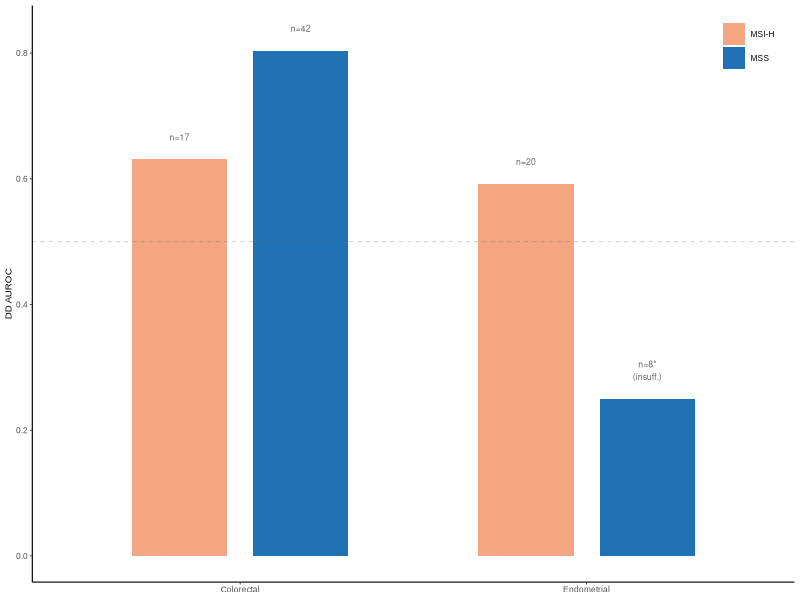
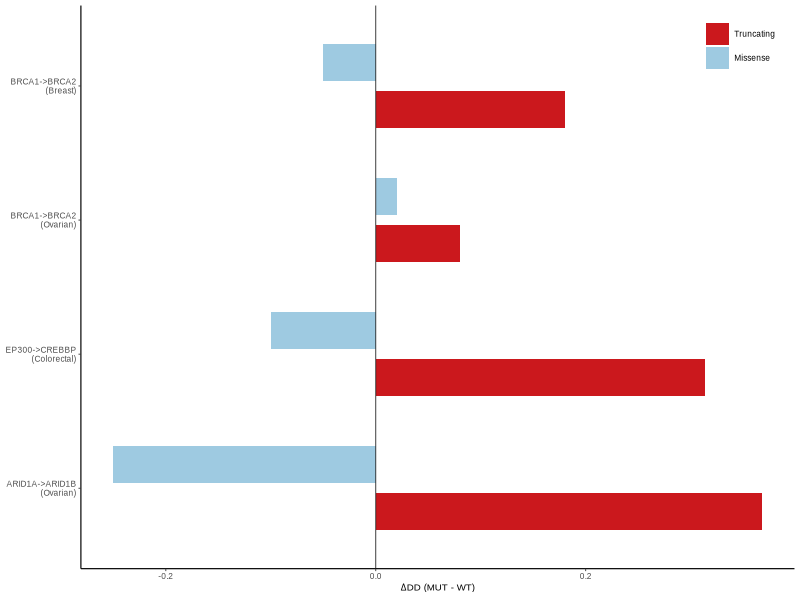
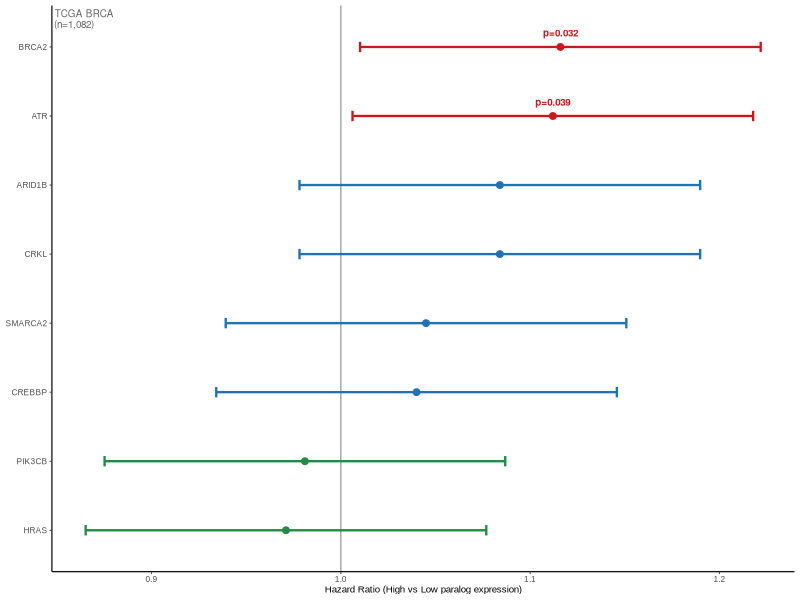
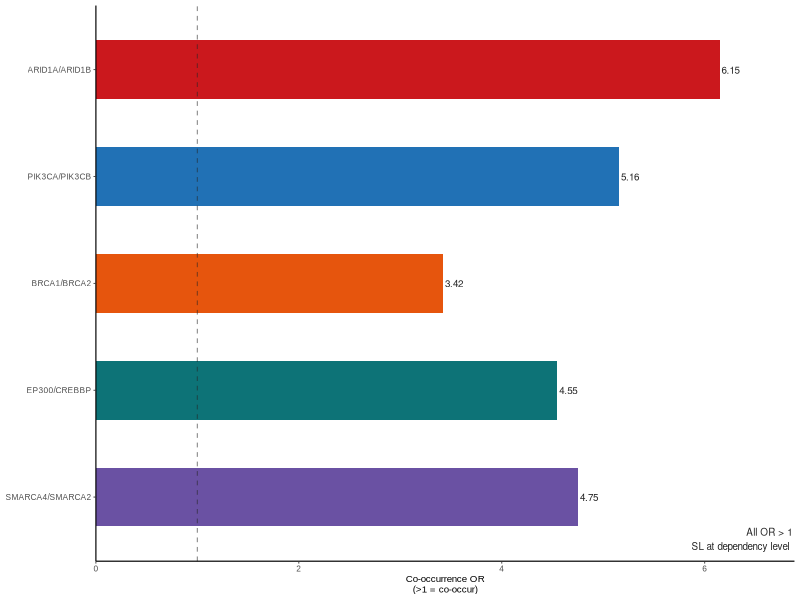
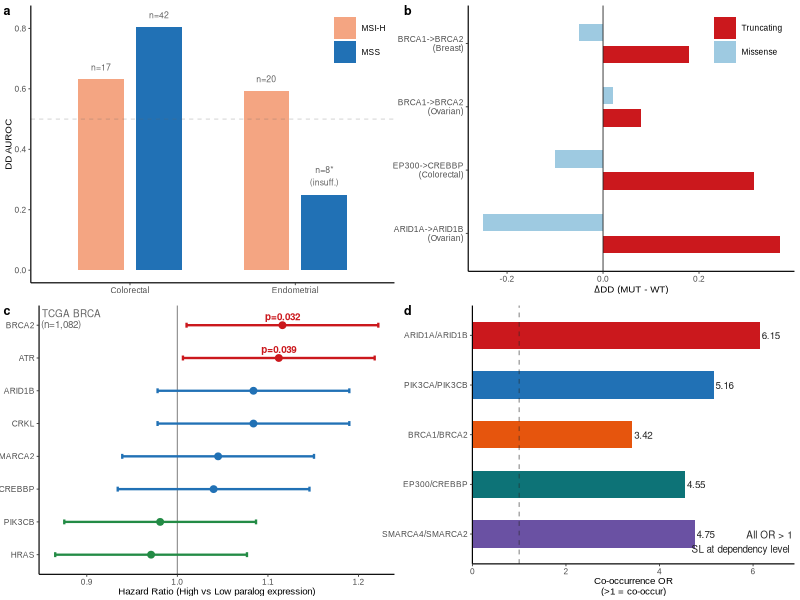
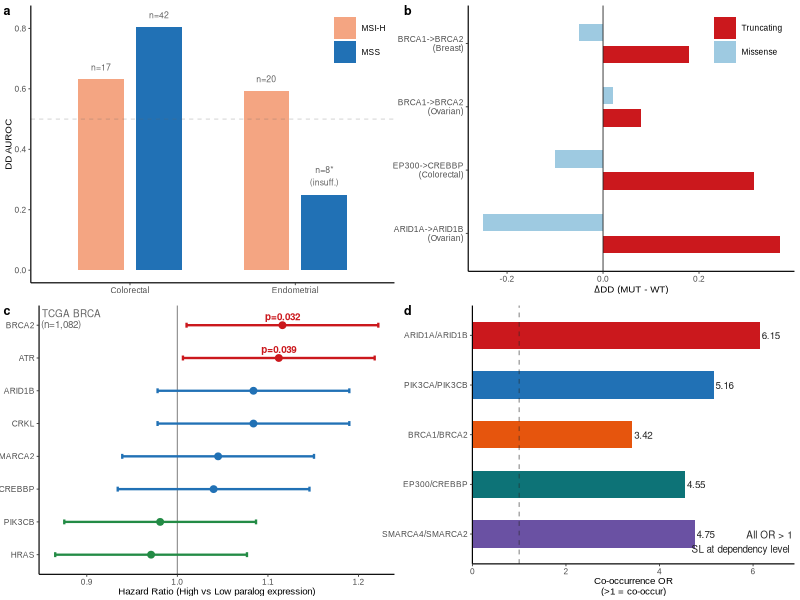
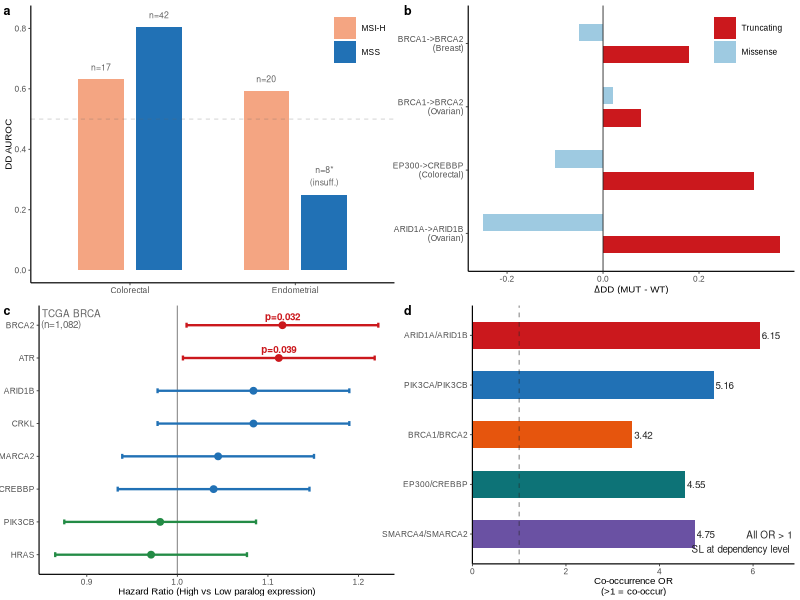

Write R code to recreate these figures, in order.
# Fig3 — Clinical Stratification (R)
# Purpose: 4 individual 90×90mm panels → cowplot → 180×180mm composite
# Usage:   Rscript R_fig3.R
library(ggplot2)
library(cowplot)
library(dplyr)
library(tidyr)
library(readr)

# ── Constants ──
BASE_FS <- 7; TICK_FS <- 6; LEGEND_FS <- 6
PANEL_W <- 90; PANEL_H <- 90
OUT_DIR <- "paralog_sl_predictor/output/figures"
dir.create(OUT_DIR, showWarnings = FALSE, recursive = TRUE)

# ── Colors ──
BLUE  <- "#2171B5"; RED   <- "#CB181D"; GREEN <- "#238B45"
ORANGE <- "#E6550D"; PURPLE <- "#6A51A3"
GRAY  <- "#636363"; DARK  <- "#252525"

# ── Theme ──
theme_sci <- theme_classic(base_size = 7, base_family = "Arial") + theme(
  panel.grid = element_blank(),
  axis.line    = element_line(linewidth = 0.4),
  axis.ticks   = element_line(linewidth = 0.3),
  axis.text    = element_text(size = TICK_FS),
  axis.title   = element_text(size = BASE_FS),
  legend.text  = element_text(size = LEGEND_FS),
  legend.title = element_blank(),
  legend.background = element_blank(),
  legend.key        = element_blank(),
  plot.margin  = margin(4, 4, 4, 4, "pt"),
  plot.background  = element_rect(fill = "white", color = NA),
  panel.background = element_rect(fill = "white", color = NA))

save_panel <- function(p, name) {
  ggsave(file.path(OUT_DIR, paste0("Fig3_panel_", name, ".pdf")), p,
         width = PANEL_W, height = PANEL_H, units = "mm", device = cairo_pdf)
  message(sprintf("  panel %s ✓", name))
}

# ═══════════════════════════════════════════════════════════════
# PANEL A — MSI Stratification
# ═══════════════════════════════════════════════════════════════
panel_a <- function() {
  df <- tibble(
    cancer = factor(c("Colorectal","Colorectal","Endometrial","Endometrial"),
                    levels = c("Colorectal","Endometrial")),
    msi_status = factor(c("MSI-H","MSS","MSI-H","MSS"),
                        levels = c("MSI-H","MSS")),
    auroc = c(0.631, 0.804, 0.592, NA),
    n     = c(17, 42, 20, 8))

  # For hatched bar, use a dummy value with patterned fill
  df$bar_val <- ifelse(is.na(df$auroc), 0.25, df$auroc)

  ggplot(df, aes(cancer, bar_val, fill = msi_status)) +
    geom_col(position = position_dodge(0.7), width = 0.55) +
    geom_text(aes(y = bar_val + 0.03,
                  label = ifelse(!is.na(auroc), paste0("n=", n), paste0("n=", n, "*\n(insuff.)"))),
              position = position_dodge(0.7), size = 2.2, color = GRAY, vjust = 0) +
    scale_fill_manual(values = c("MSI-H" = "#F4A582", "MSS" = BLUE)) +
    geom_hline(yintercept = 0.5, linewidth = 0.3, color = GRAY, linetype = "dashed", alpha = 0.3) +
    labs(x = NULL, y = "DD AUROC") +
    theme_sci + theme(legend.position = c(0.98, 0.98), legend.justification = c(1, 1))
}

# ═══════════════════════════════════════════════════════════════
# PANEL B — Mutation Type ΔDD
# ═══════════════════════════════════════════════════════════════
panel_b <- function() {
  df <- bind_rows(
    tibble(pair = "ARID1A->ARID1B\n(Ovarian)",    type = "Truncating", dd = 0.368),
    tibble(pair = "ARID1A->ARID1B\n(Ovarian)",    type = "Missense",   dd = -0.25),
    tibble(pair = "EP300->CREBBP\n(Colorectal)",   type = "Truncating", dd = 0.314),
    tibble(pair = "EP300->CREBBP\n(Colorectal)",   type = "Missense",   dd = -0.10),
    tibble(pair = "BRCA1->BRCA2\n(Ovarian)",       type = "Truncating", dd = 0.080),
    tibble(pair = "BRCA1->BRCA2\n(Ovarian)",       type = "Missense",   dd = 0.020),
    tibble(pair = "BRCA1->BRCA2\n(Breast)",        type = "Truncating", dd = 0.180),
    tibble(pair = "BRCA1->BRCA2\n(Breast)",        type = "Missense",   dd = -0.05))
  df$pair <- factor(df$pair, levels = unique(df$pair))
  df$type <- factor(df$type, levels = c("Truncating","Missense"))

  ggplot(df, aes(dd, pair, fill = type)) +
    geom_col(position = position_dodge(0.7), width = 0.55) +
    scale_fill_manual(values = c(Truncating = "#CB181D", Missense = "#9ECAE1")) +
    geom_vline(xintercept = 0, linewidth = 0.3, color = DARK) +
    labs(x = expression(Delta*"DD (MUT - WT)"), y = NULL) +
    theme_sci + theme(legend.position = c(0.98, 0.98), legend.justification = c(1, 1))
}

# (panel b — legend upper right)

# ═══════════════════════════════════════════════════════════════
# PANEL C — TCGA Survival Forest Plot
# ═══════════════════════════════════════════════════════════════
panel_c <- function() {
  df <- tibble(
    gene = c("BRCA2","ATR","ARID1B","CRKL","SMARCA2","CREBBP","PIK3CB","HRAS"),
    hr   = c(1.116,1.112,1.084,1.084,1.045,1.040,0.981,0.971),
    se   = c(0.054,0.054,0.054,0.054,0.054,0.054,0.054,0.054),
    sig  = c("p=0.032","p=0.039","","","","","",""))
  df$gene <- factor(df$gene, levels = rev(df$gene))
  df$clr  <- ifelse(df$hr > 1 & df$sig != "", RED,
                    ifelse(df$hr > 1, BLUE, GREEN))
  df$ypos <- as.numeric(df$gene) + 0.15

  ggplot(df, aes(hr, gene)) +
    geom_vline(xintercept = 1, linewidth = 0.4, color = DARK, alpha = 0.5) +
    geom_point(aes(color = clr), size = 2) +
    geom_errorbarh(aes(xmin = hr - 1.96*se, xmax = hr + 1.96*se, color = clr),
                   height = 0.15, linewidth = 0.8) +
    geom_text(aes(label = sig, color = clr, y = ypos),
              size = 2.5, fontface = "bold", hjust = 0.5, vjust = 0) +
    scale_color_identity() +
    labs(x = "Hazard Ratio (High vs Low paralog expression)", y = NULL) +
    annotate("text", x = -Inf, y = Inf, label = "TCGA BRCA\n(n=1,082)",
             size = 2.5, color = GRAY, hjust = -0.05, vjust = 1.2, lineheight = 0.9) +
    theme_sci
}

# ═══════════════════════════════════════════════════════════════
# PANEL D — Mutational Co-occurrence
# ═══════════════════════════════════════════════════════════════
panel_d <- function() {
  df <- tibble(
    pair = c("ARID1A/ARID1B","PIK3CA/PIK3CB","BRCA1/BRCA2","EP300/CREBBP","SMARCA4/SMARCA2"),
    or   = c(6.147, 5.157, 3.422, 4.548, 4.753),
    clr  = c(RED, BLUE, ORANGE, "#0D7377", PURPLE))
  df$pair <- factor(df$pair, levels = rev(df$pair))

  ggplot(df, aes(or, pair, fill = clr)) +
    geom_col(width = 0.55) +
    geom_text(aes(label = sprintf("%.2f", or)), hjust = -0.1, size = 2.5, color = DARK) +
    scale_fill_identity() +
    geom_vline(xintercept = 1, linewidth = 0.4, color = DARK, alpha = 0.5, linetype = "dashed") +
    labs(x = "Co-occurrence OR\n(>1 = co-occur)", y = NULL) +
    scale_x_continuous(expand = expansion(mult = c(0, 0.12))) +
    annotate("text", x = Inf, y = -Inf, label = "All OR > 1\nSL at dependency level",
             size = 2.5, color = DARK, hjust = 1.05, vjust = -0.5) +
    theme_sci
}

# ═══════════════════════════════════════════════════════════════
# MAIN
# ═══════════════════════════════════════════════════════════════
message("=== Fig3 Panel Generation (R) ===")
pa <- panel_a(); pb <- panel_b(); pc <- panel_c(); pd <- panel_d()

save_panel(pa, "a"); save_panel(pb, "b"); save_panel(pc, "c"); save_panel(pd, "d")

p <- ggdraw() +
  draw_plot(pa, x = 0,    y = 0.5,  width = 0.5, height = 0.5) +
  draw_plot(pb, x = 0.5,  y = 0.5,  width = 0.5, height = 0.5) +
  draw_plot(pc, x = 0,    y = 0,    width = 0.5, height = 0.5) +
  draw_plot(pd, x = 0.5,  y = 0,    width = 0.5, height = 0.5) +
  draw_plot_label(c("a","b","c","d"),
                  x = c(0, 0.5, 0, 0.5), y = c(1, 1, 0.5, 0.5),
                  size = 9, fontface = "bold")

ggsave(file.path(OUT_DIR, "Fig3_Clinical.pdf"), p,
       width = 180, height = 180, units = "mm", device = cairo_pdf)
ggsave(file.path(OUT_DIR, "Fig3_Clinical.svg"), p,
       width = 180, height = 180, units = "mm", device = svglite::svglite)
ggsave(file.path(OUT_DIR, "Fig3_Clinical.tiff"), p,
       width = 180, height = 180, units = "mm", device = ragg::agg_tiff, dpi = 600)
message("Fig3_Clinical.pdf (180×180mm) ✓")
